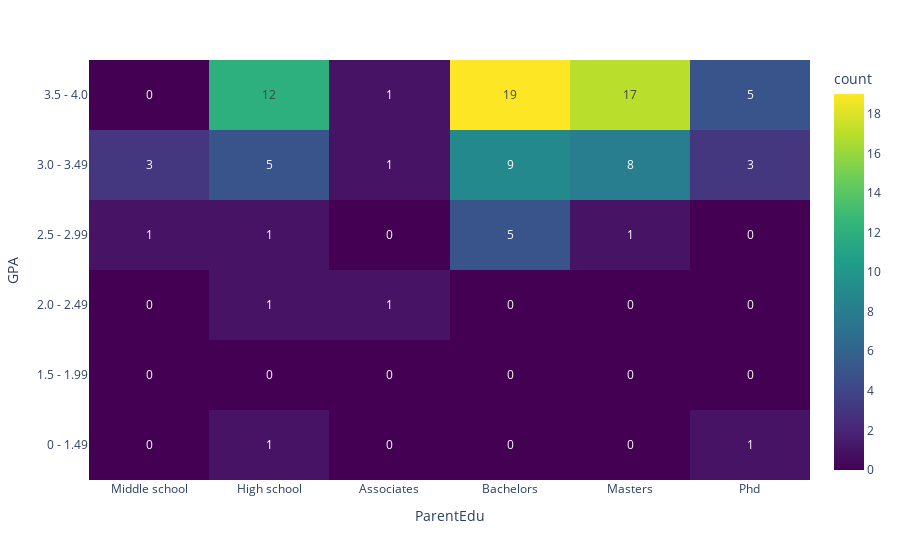

Here is the notebook cell this chart was saved with:
### Markdown cell above
### Parent's highest degree achieved vs. GPA/College Satisfaction

### Code cell
# ryan's attempt at fixing this
fig5 = plx.density_heatmap(pqdf, x=pqdf.ParentEdu, y=pqdf.GPA, text_auto=True, 
    category_orders={"ParentEdu":['Middle school','High school','Associates','Bachelors', 'Masters','Phd'],
                "GPA":['3.5 - 4.0','3.0 - 3.49','2.5 - 2.99','2.0 - 2.49','1.5 - 1.99','0 - 1.49']},color_continuous_scale="Viridis")
fig5.show()

### Figure 1 — Plotly figure (JSON) as saved in the notebook; plotly's stock layout.template omitted (floating-point values rounded to 4 significant figures)
{"data": [{"coloraxis": "coloraxis", "hovertemplate": "ParentEdu=%{x}<br>GPA=%{y}<br>count=%{z}<extra></extra>", "name": "", "texttemplate": "%{z}", "type": "histogram2d", "x": ["Masters", "Phd", "Bachelors", "High school", "High school", "Masters", "Bachelors", "Masters", "Masters", "Masters", "Bachelors", "Bachelors", "Bachelors", "Bachelors", "High school", "Masters", "High school", "Bachelors", "Bachelors", "Bachelors", "Masters", "High school", "Bachelors", "Masters", "Associates", "Bachelors", "Masters", "High school", "Middle school", "Phd", "Masters", "Phd", "High school", "Bachelors", "Masters", "High school", "Bachelors", "Masters", "High school", "Bachelors", "High school", "High school", "High school", "Masters", "Masters", "Associates", "Masters", "High school", "Phd", "Bachelors", "Masters", "Middle school", "Middle school", "Masters", "Bachelors", "Masters", "High school", "Bachelors", "Middle school", "Bachelors", "Bachelors", "Bachelors", "Bachelors", "Masters", "Bachelors", "Bachelors", "Bachelors", "High school", "Phd", "Masters", "Masters", "Phd", "Bachelors", "Masters", "Phd", "Phd", "Bachelors", "Associates", "Bachelors", "Masters", "Bachelors", "High school", "Masters", "High school", "Masters", "High school", "Bachelors", "Bachelors", "Bachelors", "High school", "High school", "Bachelors", "Phd", "Masters", "Bachelors"], "xaxis": "x", "xbingroup": "x", "y": ["3.0 - 3.49", "3.0 - 3.49", "3.5 - 4.0", "3.5 - 4.0", "0 - 1.49", "3.5 - 4.0", "3.5 - 4.0", "3.5 - 4.0", "3.5 - 4.0", "3.5 - 4.0", "2.5 - 2.99", "3.5 - 4.0", "3.5 - 4.0", "3.5 - 4.0", "3.0 - 3.49", "3.5 - 4.0", "3.5 - 4.0", "3.0 - 3.49", "3.0 - 3.49", "3.0 - 3.49", "3.0 - 3.49", "3.5 - 4.0", "3.5 - 4.0", "3.5 - 4.0", "3.5 - 4.0", "3.0 - 3.49", "3.0 - 3.49", "3.5 - 4.0", "3.0 - 3.49", "3.5 - 4.0", "3.5 - 4.0", "0 - 1.49", "3.5 - 4.0", "3.5 - 4.0", "3.5 - 4.0", "3.0 - 3.49", "3.5 - 4.0", "3.5 - 4.0", "3.0 - 3.49", "3.5 - 4.0", "2.0 - 2.49", "3.5 - 4.0", "3.5 - 4.0", "3.0 - 3.49", "2.5 - 2.99", "3.0 - 3.49", "3.5 - 4.0", "3.5 - 4.0", "3.5 - 4.0", "2.5 - 2.99", "3.0 - 3.49", "3.0 - 3.49", "3.0 - 3.49", "3.5 - 4.0", "2.5 - 2.99", "3.0 - 3.49", "3.5 - 4.0", "3.5 - 4.0", "2.5 - 2.99", "2.5 - 2.99", "3.5 - 4.0", "3.0 - 3.49", "3.0 - 3.49", "3.5 - 4.0", "3.5 - 4.0", "3.0 - 3.49", "3.0 - 3.49", "3.0 - 3.49", "3.0 - 3.49", "3.5 - 4.0", "3.5 - 4.0", "3.5 - 4.0", "3.5 - 4.0", "3.0 - 3.49", "3.5 - 4.0", "3.5 - 4.0", "3.5 - 4.0", "2.0 - 2.49", "3.5 - 4.0", "3.5 - 4.0", "3.5 - 4.0", "2.5 - 2.99", "3.5 - 4.0", "3.5 - 4.0", "3.0 - 3.49", "3.5 - 4.0", "2.5 - 2.99", "3.5 - 4.0", "3.0 - 3.49", "3.5 - 4.0", "3.0 - 3.49", "3.5 - 4.0", "3.0 - 3.49", "3.5 - 4.0", "3.5 - 4.0"], "yaxis": "y", "ybingroup": "y"}], "layout": {"coloraxis": {"colorbar": {"title": {"text": "count"}}, "colorscale": [[0, "#440154"], [0.1111, "#482878"], [0.2222, "#3e4989"], [0.3333, "#31688e"], [0.4444, "#26828e"], [0.5556, "#1f9e89"], [0.6667, "#35b779"], [0.7778, "#6ece58"], [0.8889, "#b5de2b"], [1, "#fde725"]]}, "legend": {"tracegroupgap": 0}, "margin": {"t": 60}, "xaxis": {"anchor": "y", "categoryarray": ["Middle school", "High school", "Associates", "Bachelors", "Masters", "Phd"], "categoryorder": "array", "domain": [0, 1], "title": {"text": "ParentEdu"}}, "yaxis": {"anchor": "x", "categoryarray": ["0 - 1.49", "1.5 - 1.99", "2.0 - 2.49", "2.5 - 2.99", "3.0 - 3.49", "3.5 - 4.0"], "categoryorder": "array", "domain": [0, 1], "title": {"text": "GPA"}}}}
